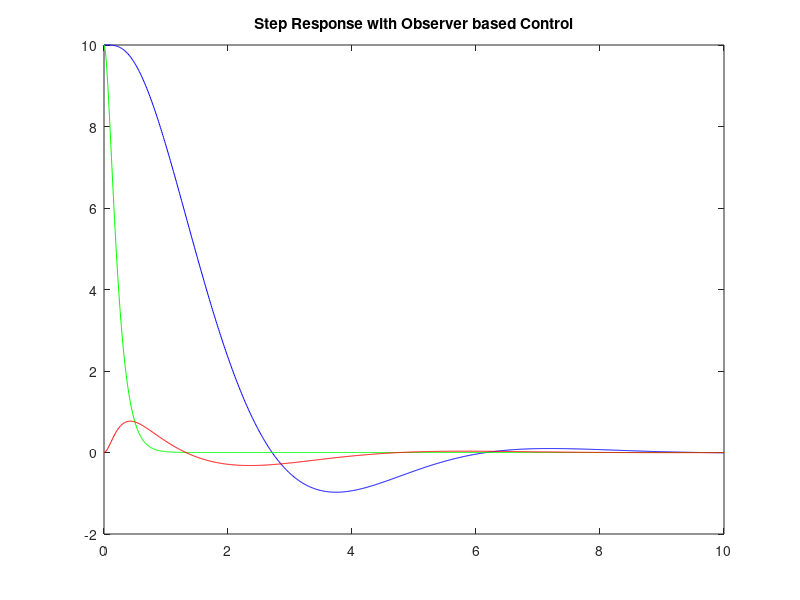
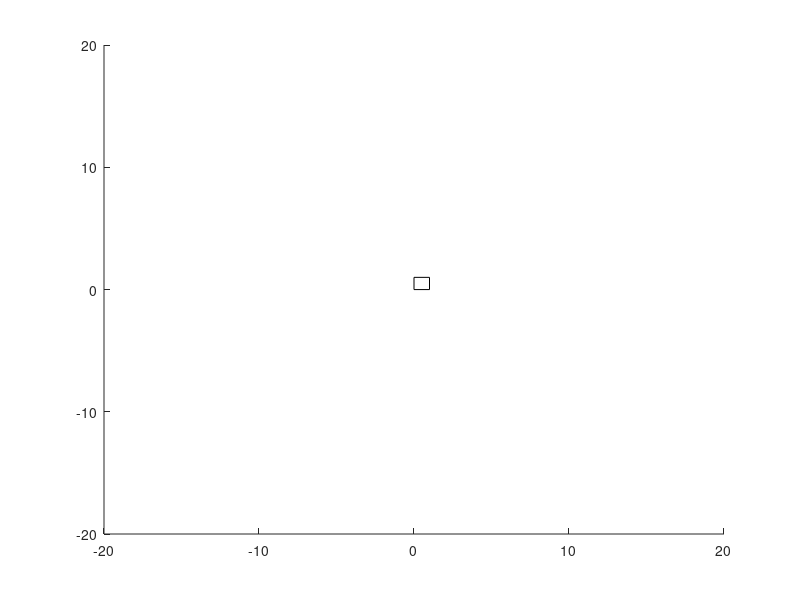

Write MATLAB code to recreate these figures, in order.
% Observer based Control

clear all
close all
clc

g = 9.81;
m = 1;
Ixx = 8.1e-1;

A = [0 0 0 1 0 0; 0 0 0 0 1 0; 0 0 0 0 0 1; 0 0 -g 0 0 0; 0 0 0 0 0 0; 0 0 0 0 0 0];
B = [0 0; 0 0; 0 0; 0 0; 1/m 0; 0 1/Ixx];
C = [1 0 0 0 0 0; 0 1 0 0 0 0; 0 0 1 0 0 0; 0 0 0 0 0 0; 0 0 0 0 0 0; 0 0 0 0 0 0];
D = 0;

sys = ss(A,B,C,D);

% Q = C'*C;
% R = 1;
% K = lqr(A,B,Q,R);

% Ac = (A-B*K);
% Bc = B;
% Cc = C;
% Dc = D;

%poles = eig(Ac);
%P = [-1 -2 -30 -4 -5 -60];

% Percent Overshoot
OS = 10;
% Settling Time
Ts = 6;

% Damping coeff kesi
k = -log(OS/100)/sqrt((pi^2 + (log(OS/100))^2));

% Frequency
w = 4/(k*Ts);

poly = [1 2*k*w w^2];
R = roots(poly);
P1 = [R(1) R(2) 10*real(R(1)) 10*real(R(1))-1 10*real(R(1))-2 10*real(R(1))-3];
P2 = 10*P1;
%P = [-1.33+1.49j -1.33-1.49j -13.33 -14 -15 -16];

K = place(A,B,P1);
L = place(A',C',P2)';

%Nbar = rscale(sys,K);
%G = 100;
%G = [7.4151 209.1057; -71.1849 -7.4151];

Ace = [(A-B*K) (B*K);
       zeros(size(A)) (A-L*C)];
Bce = [B;
       zeros(size(B))];
Cce = [C zeros(size(C))];
Dce = 0;

x0 = [10; 10; 0; 0; 0; 0; 0; 0; 0; 0; 0; 0];

sys_est_cl = ss(Ace,Bce,Cce,Dce);

t = 0:0.01:10;
r(1,:) =1*zeros(size(t));
r(2,:) =1*zeros(size(t));
[y,t,x]=lsim(sys_est_cl,r,t,x0);
plot(t,y(:,1),'b',t,y(:,2),'g',t,y(:,3),'r')
title('Step Response with Observer based Control')

height = y(:,1);
v = y(:,2);
phi = y(:,3);
figure(2)
for i=1:1001
    r = rectangle('Position',[v(i) height(i) 1 1]');
    xlim([-20 20])
    ylim([-20 20])
    drawnow
    if i<1001
        delete(r)
    end
end